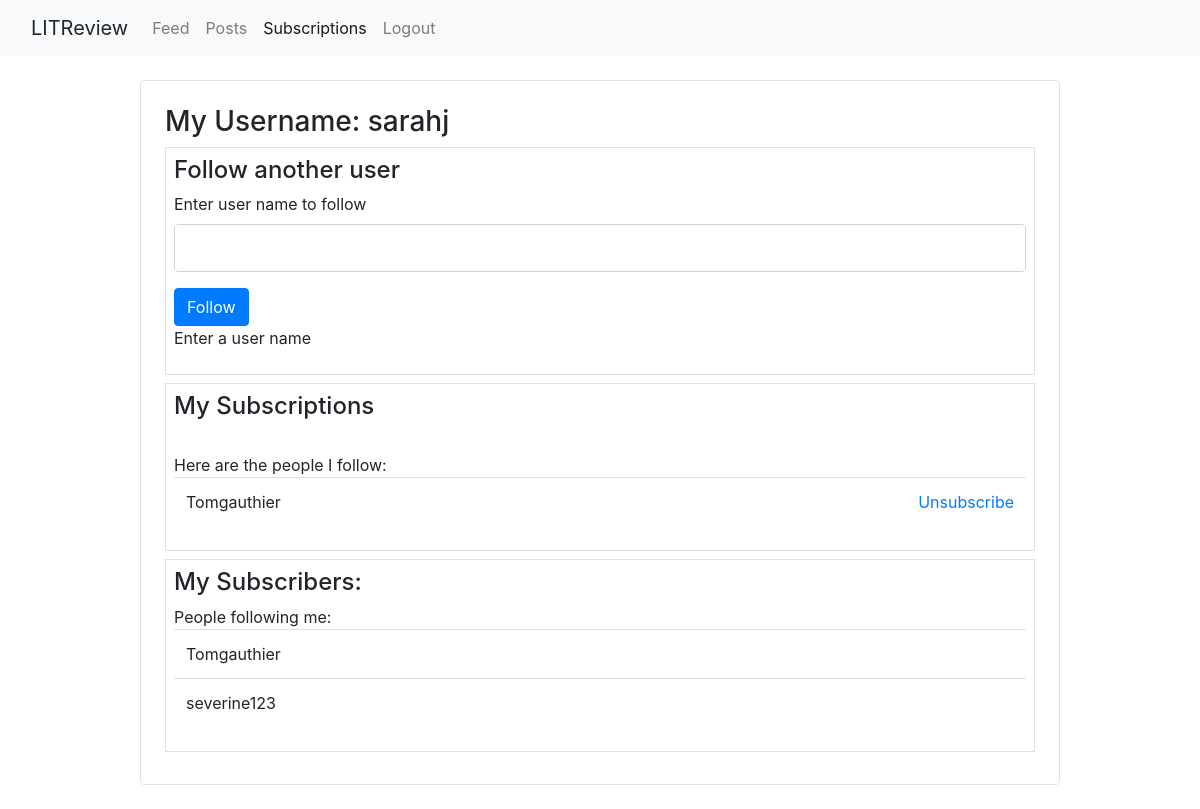
The page /my_followers (signed in) on the database its author committed.
### webapp/models.py (models this page shows)
class UserFollows(models.Model):
    user = models.ForeignKey(
        to=settings.AUTH_USER_MODEL, on_delete=models.CASCADE,
        related_name='following')
    followed_user = models.ForeignKey(
        to=settings.AUTH_USER_MODEL, on_delete=models.CASCADE,
        related_name='followed_by')
    class Meta:
        constraints = [
            models.UniqueConstraint(
                fields=['user', 'followed_user'], name='unique_user_follower')
        ]

### webapp/views.py (the view, shortened to what this page needs)
# urls.py: path('my_followers', views.followers, name='my_followers'),
@login_required
def followers(request):
    nbar = 'my_followers'
    user = request.user
    subscribers = UserFollows.objects.filter(followed_user=user.id)
    subscriptions = UserFollows.objects.filter(user=user.id)
    user_follow_instance = UserFollows()
    found_user = ""
    if request.method == "GET":
        form = UserFollowForm()
        already_followed = [
            pair.followed_user.id for pair in UserFollows.objects.filter(user=user)]
        options = User.objects.all().exclude(id__in=already_followed).exclude(id=user.id)
        result_list = list(chain(options, already_followed))
        form.fields['followed_user'].queryset = options
        return render(request, 'my_followers.html', locals())

### webapp/forms.py
class UserFollowForm(ModelForm):
    class Meta:
        model = UserFollows
        fields = ['followed_user']

### webapp/templates/my_followers.html (shortened to what this page needs)
{% extends "main.html" %}
{% block content %}
<div class="container">
  <div class="row">
    <div class="col-1">
    </div>
    <div class="col-10">
      <div class="container p-4 my-4 border rounded">
        <h3>My Username: {{user}}</h3>
        <div class="container p-2 my-2 border">
          <h4>Follow another user</h4>
          <form method="post" action="{% url 'my_followers' %}" enctype="multipart/form-data">
            <div class="form-group">
                <label for="searched" class="form-label">Enter user name to follow</label>
                <input class="form-control form-control-lg" type="text" name="searched" value={{searched}}>
            </div>
             <button type="submit" class="btn btn-primary">Follow</button>
          </form>
          {% if error_message %}
              <span class="text-danger"> {{error_message}}</span>
          {% elif searched and found_user %}
              <p>you're now following {{found_user}}!</p>
          {% elif searched and not found_user %}
              <span class="text-danger"> No user found with this name!</span>
          {% else %}
              <p>Enter a user name</p>
          {% endif %}
        </div>
        <div class="container p-2 my-2 border">
          <h4>My Subscriptions</h4>
          <br>
          {% if subscriptions %}
          <span>Here are the people I follow:</span>
          <table class="table">
            <tbody>
              {% for subscription in subscriptions  %}
              <tr>
                <td>{{subscription.followed_user}}</td>
                <td class="text-right">
                <a href="{% url 'delete_user_follow' user_follow_id=subscription.id %}">Unsubscribe</a>
                </td>
              </tr>
          {% endfor %}
            </tbody>
          </table>
          {% else %}
          <span class="text-danger"> No subscriber to show!</span>
          {% endif %}
        </div>
        <div class="container p-2 my-2 border">
          <h4>My Subscribers: </h4>
            {% if subscribers %}
            <span>People following me:</span>
             <table class="table">
                <tbody>
            {% for subscriber in subscribers  %}
            <tr>
              <td>{{subscriber.user}}</td>
            </tr>
            {% endfor %}
            </tbody>
          </table>
            {% else %}
            <span class="text-danger"> No Follower to show!</span>
            {% endif %}
        </div>
      </div>
    </div>
    <div class="col-1">
    </div>
  </div>
</div>
{% endblock content %}

### rows shown on the page
UserFollows: followed_user "Tomgauthier"
UserFollows: user "Tomgauthier"
UserFollows: user "severine123"

### other values the page prints
{{ user }} "sarahj"
